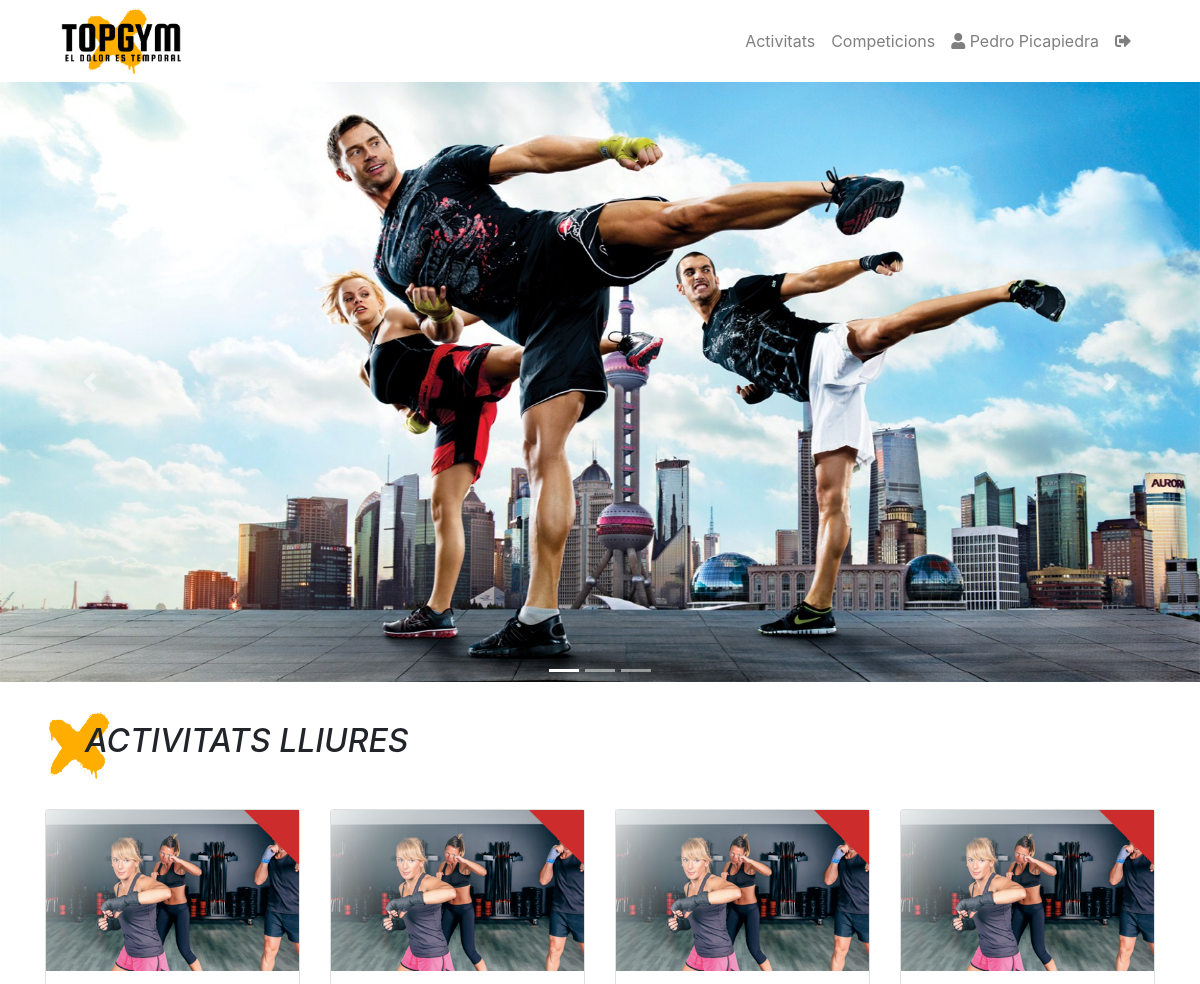
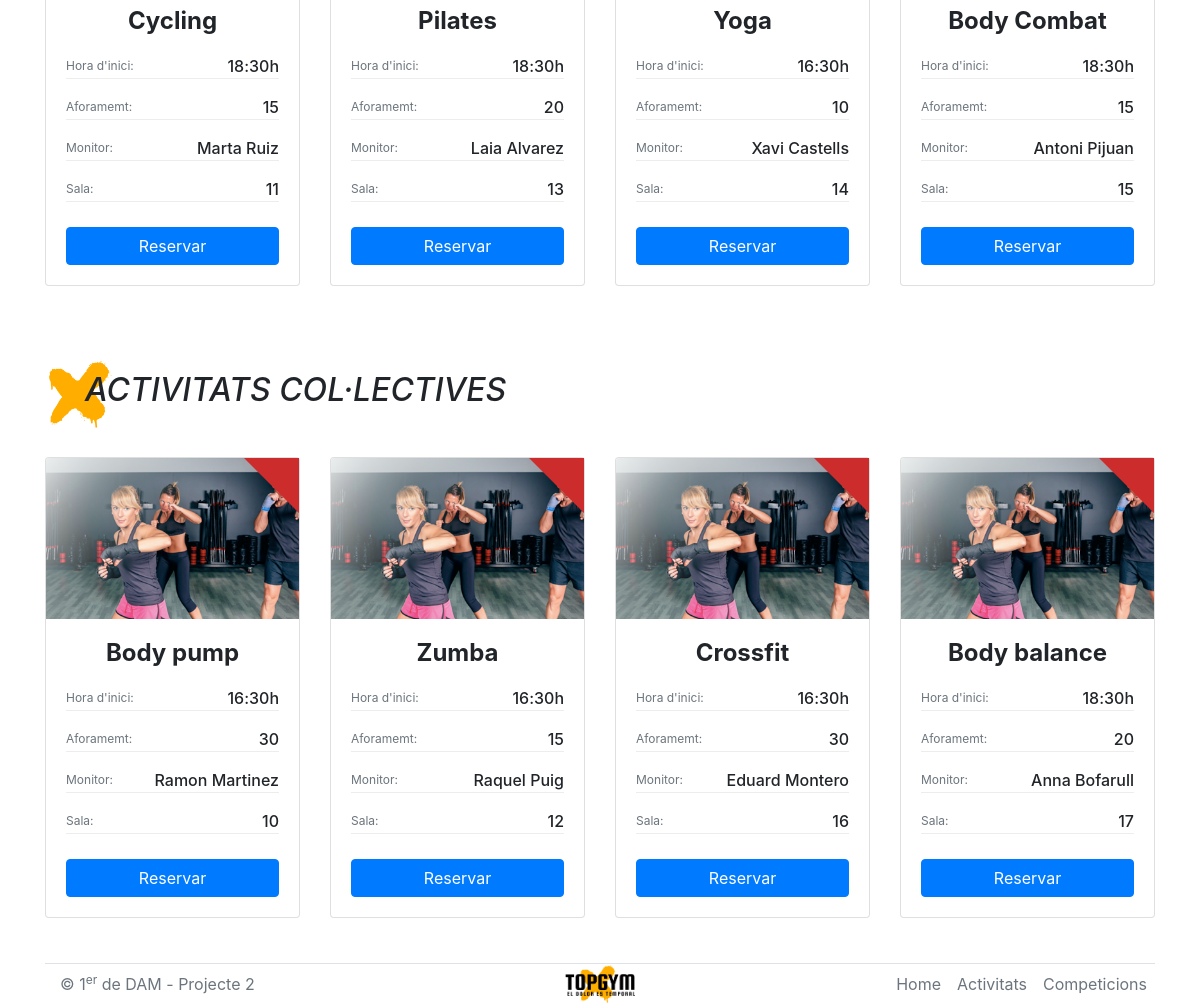
/index.php (signed in), run on the app's committed database (2 pictures, top to bottom).
### tables this page shows
create table activitat (
id integer auto_increment,
nom VARCHAR (255) not null,
descripcio VARCHAR (255),
color VARCHAR (50) not null,
durada_sessio integer not null,  
primary key (id)
);

create table sala (
num integer,
descripcio varchar(255),
aforament_max int not null,
primary key (num)
);

create table monitor (
dni varchar(9),
nom varchar(30) not null,
cognom varchar(30) not null,
tel_personal integer(9) not null,
tel_fix integer(9),
salari double not null,
num integer,
primary key (dni),
FOREIGN KEY (num) REFERENCES sala(num)
);

### php.php (called while the page is built, shortened)
<?php
    function con() {
        $con = new mysqli('localhost', 'root', 'root', 'db_gimnas', '3307');
        return $con;
    }
    function infoActivitatsLliures() {
        $sql = "SELECT a.nom AS activitat, TIME_FORMAT(b.hora, '%H:%i') AS hora, c.num, c.aforament_max, d.nom, d.cognom, a.color
                FROM activitat a, es_fa b, sala c, monitor d
                WHERE a.id = b.id AND
                b.num = c.num AND
                d.num = c.num AND
                a.id IN
                    (SELECT *
                    FROM activitat_lliure)";
        $result = con()->query($sql);
        return $result;
    }
    function infoActivitatsColectives() {
        $sql = "SELECT a.nom AS activitat, TIME_FORMAT(b.hora, '%H:%i') AS hora, c.num, c.aforament_max, d.nom, d.cognom, a.color
                FROM activitat a, es_fa b, sala c, monitor d
                WHERE a.id = b.id AND
                b.num = c.num AND
                d.num = c.num AND
                a.id IN
                    (SELECT *
                    FROM activitat_colectiva);";
        $result = con()->query($sql);
        return $result;
    }
?>

### index.php (the view, shortened to what this page needs)
<?php
    include 'php.php';
?>
<!DOCTYPE html>
<html lang="es">
<head>
    <link rel="stylesheet" href="src/css/reset.css"/>
    <link rel="stylesheet" href="src/css/bootstrap-4.6.1/bootstrap.min.css"/>
    <link rel="stylesheet" href="src/css/fontawesome/all.min.css"/>
    <link rel="stylesheet" href="src/css/style.css"/>
</head>
<body>
    <header>
        <div class="container">
            <nav class="navbar navbar-light navbar-expand-sm">
                <a class="logo" href="index.php">
                    <img src="src/img/logo-v4.png" class="img-fluid" alt="Top gym - El dolor es temporal">
                </a>
                <div class="collapse navbar-collapse justify-content-sm-end" id="burguerMenu">
                    <ul class="navbar-nav">
                        <li class="nav-item">
                            <a class="nav-link" href="#activitats">Activitats</a>
                        </li>
                        <li class="nav-item">
                            <a class="nav-link" href="competicions.xml">Competicions</a>
                        </li>
                        <?php if (empty($_SESSION['usuari'])) {?>
                        <li class="nav-item">
                            <a class="nav-link" href="login.php">Entrar</a>
                        </li>
                        <?php } else {?>
                        <li class="nav-item">
                            <a class="nav-link" href="fitxa.php"><i class="fa fa-user" aria-hidden="true"></i><?php echo ' ' .$_SESSION['nom'] . ' ' . $_SESSION['cognom'] ?></a>
                        </li>
                        <?php }?>
                        <?php if (!empty($_SESSION['usuari'])) {?>
                        <li class="nav-item">
                            <a class="nav-link" href="tancar.php">
                                <i class="fas fa-sign-out-alt"></i>
                            </a>
                        </li>
                        <?php }?>
                    </ul>
                </div>
            </nav>
        </div>
    </header>
    <main>
        <div id="carouselIndicators" class="carousel slide" data-ride="carousel">
            <ol class="carousel-indicators">
                <li data-target="#carouselIndicators" data-slide-to="0" class="active"></li>
                <li data-target="#carouselIndicators" data-slide-to="1"></li>
                <li data-target="#carouselIndicators" data-slide-to="2"></li>
            </ol>
            <div class="carousel-inner">
                <div class="carousel-item active">
                    <img class="d-block w-100" src="src/img/slider-1.jpg" alt="First slide">
                </div>
            </div>
            <a class="carousel-control-prev" href="#carouselIndicators" role="button" data-slide="prev">
                <span class="carousel-control-prev-icon" aria-hidden="true"></span>
            </a>
            <a class="carousel-control-next" href="#carouselIndicators" role="button" data-slide="next">
                <span class="carousel-control-next-icon" aria-hidden="true"></span>
            </a>
        </div>
        <div class="container" id="activitats">
            <div class="home-title">
                <h2>Activitats lliures</h2>
            </div>
            <section class="row card-section">
            <?php $result = infoActivitatsLliures(); while ($row = $result->fetch_assoc()) { ?>
                <div class="col-12 col-sm-6 col-md-3">
                    <div class="card" >
                        <figure>
                            <img src="src/img/x.png" class="card-img-top " alt="...">
                            <span class="color-x"></span>
                        </figure>
                        <div class="card-body">
                            <h2 class="h4"><?php echo $row['activitat']?></h2>
                            <p class="card-text"><span class="text-muted text-size-sm">Hora d'inici:</span><span><?php echo $row['hora'] . 'h'?></span></p>
                            <p class="card-text"><span class="text-muted text-size-sm">Aforamemt:</span><span><?php echo $row['aforament_max']?></span></p>
                            <p class="card-text"><span class="text-muted text-size-sm">Monitor:</span><span><?php echo $row['nom'] . ' ' . $row['cognom']?></span></p>
                            <p class="card-text"><span class="text-muted text-size-sm">Sala:</span><span><?php echo $row['num']?></span></p>
                            <button class="btn btn-primary" type="button">
                                Reservar
                            </button>
                        </div>
                      </div>
                </div>
            <?php }?>
            </section>
            <div class="home-title">
                <h2>Activitats col·lectives</h2>
            </div>
            <section class="row card-section">
            <?php $result = infoActivitatsColectives(); while ($row = $result->fetch_assoc()) { ?>
                <div class="col-12 col-sm-6 col-md-3">
                    <div class="card" >
                    <figure>
                            <img src="src/img/x.png" class="card-img-top " alt="...">
                            <span class="color-x"></span>
                        </figure>
                        <div class="card-body">
                            <h2 class="h4"><?php echo $row['activitat']?></h2>
                            <p class="card-text"><span class="text-muted text-size-sm">Hora d'inici:</span><span><?php echo $row['hora'] . 'h'?></span></p>
                            <p class="card-text"><span class="text-muted text-size-sm">Aforamemt:</span><span><?php echo $row['aforament_max']?></span></p>
                            <p class="card-text"><span class="text-muted text-size-sm">Monitor:</span><span><?php echo $row['nom'] . ' ' . $row['cognom']?></span></p>
                            <p class="card-text"><span class="text-muted text-size-sm">Sala:</span><span><?php echo $row['num']?></span></p>
                            <button class="btn btn-primary btn-reserva" type="button">
                                Reservar
                            </button>
                        </div>
                      </div>
                </div>
            <?php }?>
            </section>
        </div>
    </main>
    <div class="container">
        <footer class="d-flex flex-wrap border-top">
            <p class="col-md-5 mb-0 text-muted">© 1<sup>er</sup> de DAM - Projecte 2</p>
            <a class="logo" href="index.php">
                <img src="src/img/logo-v4.png" class="img-fluid" alt="Top gym - El dolor es temporal">
            </a>
            <ul class="nav col-md-5">
                <li class="nav-item"><a href="index.php" class="nav-link px-2 text-muted">Home</a></li>
                <li class="nav-item"><a href="#activitats" class="nav-link px-2 text-muted">Activitats</a></li>
                <li class="nav-item"><a href="competicions.xml" class="nav-link px-2 text-muted">Competicions</a></li>
            </ul>
        </footer>
    </div>
</body>
</html>

### src/css/style.css (style rules this page uses)
.h4 { font-size: 1.5rem; font-weight: bold; }
.text-size-sm { font-size: 12px; }
.navbar-nav { align-items: center; }
.navbar .logo { width: 120px; }
footer .logo { width: 70px; }
.carousel-item img { min-height: 268px; max-height: 600px; }
.home-title { padding: 40px 0; text-transform: uppercase; text-indent: 40px; font-style: italic; background: url(../img/logoX.png) no-repeat left center; background-size: 70px; }
.card-section { margin-bottom: 20px; }
.card { margin-bottom: 25px; }
.card figure { position: relative; margin-bottom: 0; }
span.color-x { width: 0; height: 0; border-left: 55px solid transparent; border-right: 0px solid transparent; border-top: 55px solid rgb(204, 44, 44); position: absolute; top: 0; right: 0; }
.card-body h2 { text-align: center; margin-bottom: 18px; }
.card-body p.card-text { display: flex; justify-content: space-between; align-items: center; border-bottom: 1px solid #ededed; }
.card-body p:nth-last-child(2) { margin-bottom: 25px; }
.card-body p.card-text span+span { font-weight: 500; }
.card-body button { width: 100%; }
footer { justify-content: center; align-items: center; }
footer p { text-align: center; order: 2; }
footer .logo { display: none; }
footer ul.nav { justify-content: center; }
@media (min-width: 768px) { .carousel-item img { min-height: 600px; max-height: 600px; } }
@media (min-width: 768px) { footer { justify-content: space-between; } }
@media (min-width: 768px) { footer p { text-align: left; order: 1; } }
@media (min-width: 768px) { footer .logo { display: block; order: 2; } }
@media (min-width: 768px) { footer ul.nav { justify-content: end; order: 3; } }

### data on the page
activitat: nom "Cycling", hora "18:30", sala.aforament_max "15", monitor.nom "Marta", monitor.cognom "Ruiz", sala.num "11"
activitat: nom "Pilates", hora "18:30", sala.aforament_max "20", monitor.nom "Laia", monitor.cognom "Alvarez", sala.num "13"
activitat: nom "Yoga", hora "16:30", sala.aforament_max "10", monitor.nom "Xavi", monitor.cognom "Castells", sala.num "14"
activitat: nom "Body Combat", hora "18:30", sala.aforament_max "15", monitor.nom "Antoni", monitor.cognom "Pijuan", sala.num "15"
activitat: nom "Body pump", hora "16:30", sala.aforament_max "30", monitor.nom "Ramon", monitor.cognom "Martinez", sala.num "10"
activitat: nom "Zumba", hora "16:30", sala.aforament_max "15", monitor.nom "Raquel", monitor.cognom "Puig", sala.num "12"
activitat: nom "Crossfit", hora "16:30", sala.aforament_max "30", monitor.nom "Eduard", monitor.cognom "Montero", sala.num "16"
activitat: nom "Body balance", hora "18:30", sala.aforament_max "20", monitor.nom "Anna", monitor.cognom "Bofarull", sala.num "17"

### other printed values
$_SESSION['nom'] "Pedro"
$_SESSION['cognom'] "Picapiedra"
